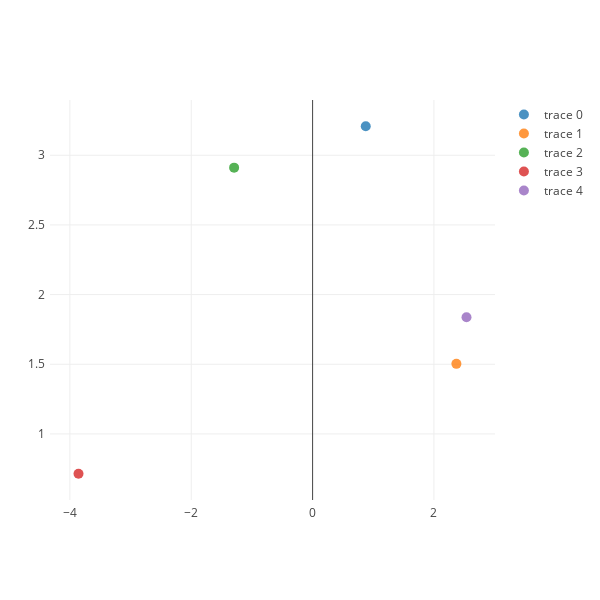

The notebook cell saved with this chart:
### Code cell
color = np.asarray([i for i in range(5)])
ipython_2d_scatter(mlp_00.coefs_[0].T, color, marker_size=10)

### Figure 1 — Plotly figure (JSON) as saved in the notebook; plotly's stock layout.template omitted (floating-point values rounded to 4 significant figures)
{"data": [{"marker": {"color": 0, "colorscale": "Jet", "size": 10}, "mode": "markers", "opacity": 0.8, "text": ["point #0"], "type": "scatter", "x": [0.8761], "y": [3.208]}, {"marker": {"color": 0.25, "colorscale": "Jet", "size": 10}, "mode": "markers", "opacity": 0.8, "text": ["point #1"], "type": "scatter", "x": [2.37], "y": [1.503]}, {"marker": {"color": 0.5, "colorscale": "Jet", "size": 10}, "mode": "markers", "opacity": 0.8, "text": ["point #2"], "type": "scatter", "x": [-1.293], "y": [2.911]}, {"marker": {"color": 0.75, "colorscale": "Jet", "size": 10}, "mode": "markers", "opacity": 0.8, "text": ["point #3"], "type": "scatter", "x": [-3.858], "y": [0.7141]}, {"marker": {"color": 1, "colorscale": "Jet", "size": 10}, "mode": "markers", "opacity": 0.8, "text": ["point #4"], "type": "scatter", "x": [2.536], "y": [1.837]}], "layout": {"autosize": false, "height": 600, "margin": {"b": 100, "l": 50, "pad": 4, "r": 50, "t": 100}, "width": 600}}
